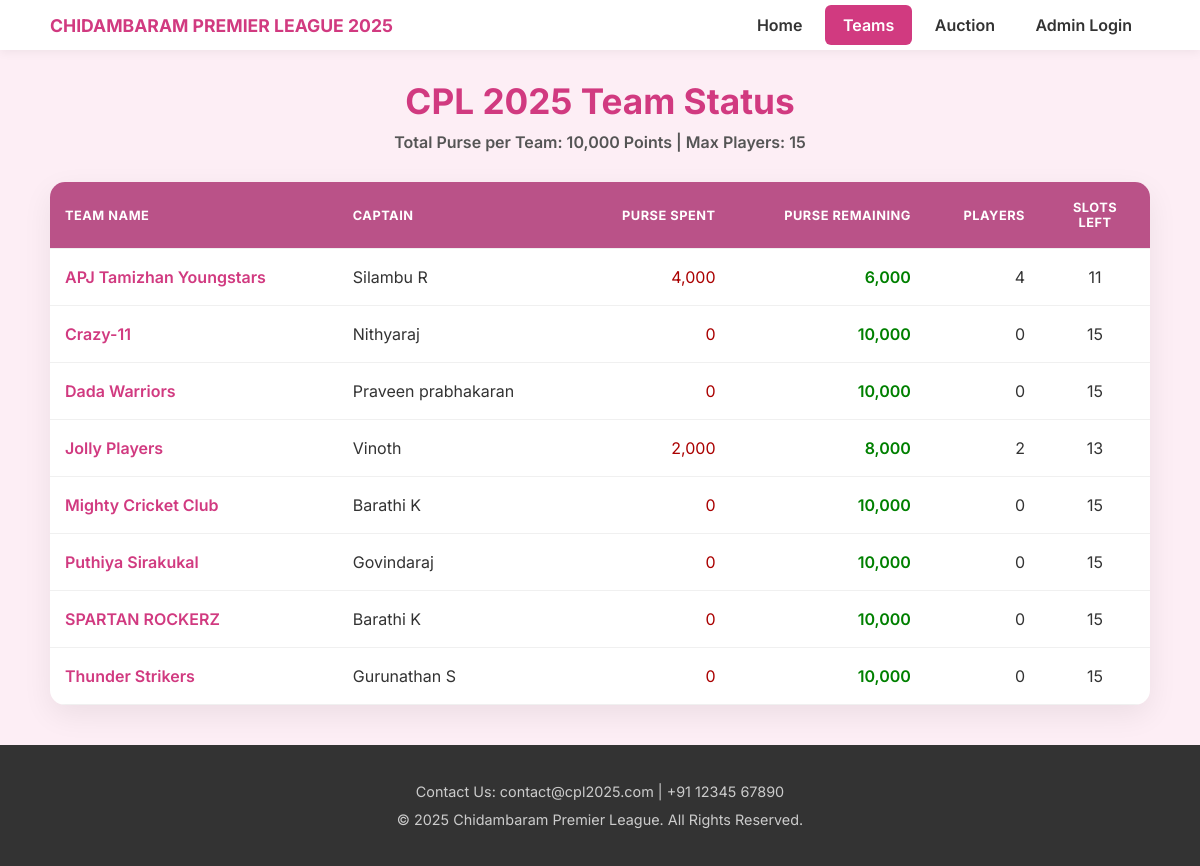
The page /teams on the database its author committed.
### models.py (models this page shows)
class Team(db.Model):
    id = Column(Integer, primary_key=True)
    team_name = Column(String(100), unique=True, nullable=False)
    captain_name = Column(String(100), nullable=False)
    purse = Column(Integer, default=10000)
    purse_spent = Column(Integer, default=0)
    players_taken_count = Column(Integer, default=0)
    slots_remaining = Column(Integer, default=15) # Assuming max 15 slots
    captain = relationship('User', uselist=False, back_populates='team')
    players = relationship('Player', back_populates='team', lazy='dynamic')

### app.py (the view)
@app.route('/teams')
def teams():
    all_teams = Team.query.order_by(Team.team_name).all()
    return render_template('teams.html',
                           active_page='teams',
                           teams=all_teams,
                           current_user=current_user,
                           Player=Player) # <-- ADD THIS LINE

### templates/teams.html (shortened to what this page needs)
{% extends "layout.html" %}
{% set active_page = 'teams' %}
{% block content %}
<div class="main-container">
    <h2 class="page-title">CPL 2025 Team Status</h2>
    <p class="page-subtitle">Total Purse per Team: 10,000 Points | Max Players: 15</p>
    <div class="table-container">
        <table class="team-status-table">
            <thead>
                <tr>
                    <th>Team Name</th>
                    <th>Captain</th>
                    <th>Purse Spent</th>
                    <th>Purse Remaining</th>
                    <th>Players</th>
                    <th>Slots Left</th>
                </tr>
            </thead>
            <tbody>
                {% for team in teams %}
                <tr class="team-data-row">
                    <td data-label="Team Name">{{ team.team_name }}</td>
                    <td data-label="Captain">{{ team.captain_name }}</td>
                    <td data-label="Purse Spent">{{ "{:,}".format(team.purse_spent) }}</td>
                    <td data-label="Purse Remaining">{{ "{:,}".format(team.purse) }}</td>
                    <td data-label="Players">{{ team.players_taken_count }}</td>
                    <td data-label="Slots Left">{{ team.slots_remaining }}</td>
                </tr>
                            {% set retained = team.players.filter_by(is_retained=True).order_by(Player.player_name).all() %}
                            {% set bought = team.players.filter_by(is_retained=False).order_by(Player.sold_price.desc()).all() %}
                {% endfor %}
            </tbody>
        </table>
    </div>
</div>
{% endblock %}

### templates/layout.html (shortened to what this page needs)
<!DOCTYPE html>
<html lang="en">
<head>
    <link rel="stylesheet" href="https://cdnjs.cloudflare.com/ajax/libs/font-awesome/6.5.1/css/all.min.css" />
    <link rel="stylesheet" href="{{ url_for('static', filename='style.css') }}">
</head>
<body>
    <nav>
        <div class="nav-container">
            <a href="{{ url_for('home') }}" class="nav-title">Chidambaram Premier League 2025</a>
            <ul>
                <li><a href="{{ url_for('home') }}" class="{{ 'active' if active_page == 'home' else '' }}">Home</a></li>
                {% if current_user.is_authenticated %}
                    <li><a href="{{ url_for('players') }}" class="{{ 'active' if active_page == 'players' else '' }}">Players</a></li>
                    <li><a href="{{ url_for('teams') }}" class="{{ 'active' if active_page == 'teams' else '' }}">Teams</a></li>
                    {% if current_user.role != 'Captain' %}
                    <li><a href="{{ url_for('auctions') }}" class="{{ 'active' if active_page == 'auctions' else '' }}">Auction</a></li>
                    <li><a href="{{ url_for('dashboard') }}" class="{{ 'active' if active_page == 'dashboard' else '' }}">Dashboard</a></li>
                    {% endif %}
                    <li><a href="{{ url_for('logout') }}">Logout ({{ current_user.username }})</a></li>
                {% else %}
                    <li><a href="{{ url_for('teams') }}" class="{{ 'active' if active_page == 'teams' else '' }}">Teams</a></li>
                    <li><a href="{{ url_for('auctions') }}" class="{{ 'active' if active_page == 'auctions' else '' }}">Auction</a></li>
                    <li><a href="{{ url_for('login') }}" class="{{ 'active' if active_page == 'login' else '' }}">Admin Login</a></li>
                {% endif %}
            </ul>
        </div>
    </nav>
    {% block content %}{% endblock %}
    <footer style="margin-top: 40px;">
        <p>Contact Us: contact@cpl2025.com | +91 12345 67890</p>
        <p>&copy; 2025 Chidambaram Premier League. All Rights Reserved.</p>
    </footer>
</body>
</html>

### static/style.css (style rules this page uses)
body { font-family: 'Inter', Arial, sans-serif; margin: 0; padding: 0; background-color: #fdeef5; color: #333; }
.main-container { max-width: 1100px; margin: 0 auto; padding: 0 20px; }
h1, h2, h3 { color: #333; }
nav { background-color: #ffffff; padding: 5px 0; box-shadow: 0 2px 10px rgba(0,0,0,0.06); position: sticky; top: 0; z-index: 1000; transition: box-shadow 0.3s ease; }
.nav-container { max-width: 1100px; margin: 0 auto; padding: 0 20px; display: flex; justify-content: space-between; align-items: center; }
.nav-title { font-size: 1.1rem; font-weight: 700; color: #d13a80; text-decoration: none; text-transform: uppercase; }
nav ul { list-style-type: none; margin: 0; padding: 0; }
nav ul li { display: inline-block; }
nav ul li a { display: block; color: #333; text-decoration: none; padding: 10px 18px; font-weight: 600; border-radius: 6px; transition: all 0.3s ease; }
nav ul li a.active { background-color: #d13a80; color: white; }
footer { background-color: #333; color: #ccc; text-align: center; padding: 30px 20px; font-size: 0.9rem; line-height: 1.6; }
footer p { margin: 5px 0; }
.page-title { text-align: center; color: #d13a80; font-size: 2.2rem; font-weight: 700; margin: 30px 0; }
.page-subtitle { text-align: center; color: #555; font-size: 1rem; font-weight: 600; margin-top: -20px; margin-bottom: 30px; }
.table-container { background: #ffffff; border-radius: 15px; box-shadow: 0 10px 30px rgba(0,0,0,0.07); overflow: hidden; margin-bottom: 30px; }
.team-status-table { width: 100%; border-collapse: collapse; }
.team-status-table thead tr { background-color: #ba5288; color: white; font-size: 0.8rem; text-transform: uppercase; letter-spacing: 0.5px; }
.team-status-table th, .team-status-table td { padding: 18px 15px; text-align: left; border-bottom: 1px solid #f0f0f0; vertical-align: middle; }
.team-status-table th { font-weight: 700; }
.team-status-table tbody tr { transition: background-color 0.2s ease; }
.team-status-table td[data-label="Team Name"] { color: #d13a80; font-weight: 600; }
.team-status-table td[data-label="Purse Remaining"] { font-weight: 600; color: #008000; }
.team-status-table td[data-label="Purse Spent"] { color: #aa0000; }
.team-status-table th:nth-child(3), .team-status-table td:nth-child(3), .team-status-table th:nth-child(4), .team-status-table td:nth-child(4), .team-status-table th:nth-child(5), .team-status-table td:nth-child(5), .team-status-table th:nth-child(6), .team-status-table td:nth-child(6) { text-align: right; }
.team-status-table th:last-child, .team-status-table td:last-child { width: 80px; text-align: center; }

### rows shown on the page
Team: team_name "APJ Tamizhan Youngstars", captain_name "Silambu R", purse_spent "4,000", purse "6,000", players_taken_count "4", slots_remaining "11"
Team: team_name "Crazy-11", captain_name "Nithyaraj", purse_spent "0", purse "10,000", players_taken_count "0", slots_remaining "15"
Team: team_name "Dada Warriors", captain_name "Praveen prabhakaran", purse_spent "0", purse "10,000", players_taken_count "0", slots_remaining "15"
Team: team_name "Jolly Players", captain_name "Vinoth", purse_spent "2,000", purse "8,000", players_taken_count "2", slots_remaining "13"
Team: team_name "Mighty Cricket Club", captain_name "Barathi K", purse_spent "0", purse "10,000", players_taken_count "0", slots_remaining "15"
Team: team_name "Puthiya Sirakukal", captain_name "Govindaraj", purse_spent "0", purse "10,000", players_taken_count "0", slots_remaining "15"
Team: team_name "SPARTAN ROCKERZ", captain_name "Barathi K", purse_spent "0", purse "10,000", players_taken_count "0", slots_remaining "15"
Team: team_name "Thunder Strikers", captain_name "Gurunathan S", purse_spent "0", purse "10,000", players_taken_count "0", slots_remaining "15"
